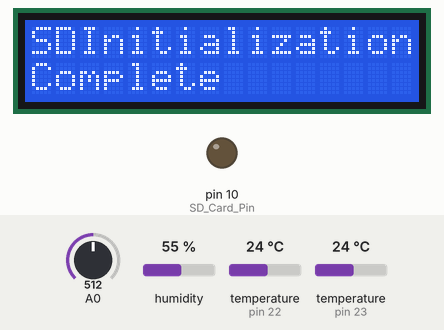
Recording of a sketch running on a simulated Arduino Mega 2560, built with avr-gcc and run on an emulated ATmega2560. Parts: 16×2 character LCD, output pins drawn as LEDs (lit = HIGH). Wiring (inferred from the names in the program): DHT11 sensor: data pin 23. Inputs (shaded band) come from the test bench; at power-on: humidity 55 %, temperature (sensors on pin 22, pin 23) 24 °C, A0 = 512. The local clock reads 2024-03-15 10:24:30 at power-on unless the sketch sets it; storage starts empty; pins used as bus, display or sensor lines are not drawn.

Above: at 3.4 s.
3.5 s: humidity set to 22 %
At 12.7 s:
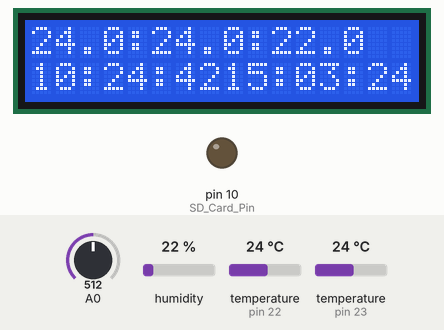
13.7 s: temperature (sensor on pin 22) set to 12 °C
At 23.2 s:
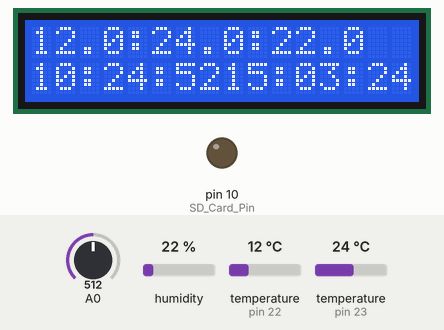
23.8 s: temperature (sensor on pin 23) set to 12 °C
At 32.6 s:
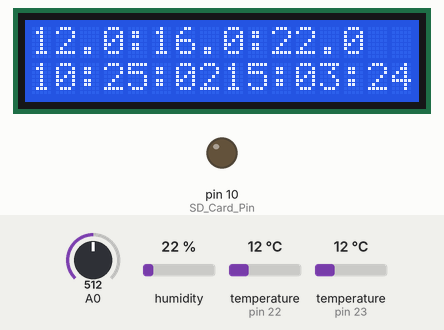
33.8 s: temperature (sensor on pin 22) set to 19 °C
At 43.2 s:
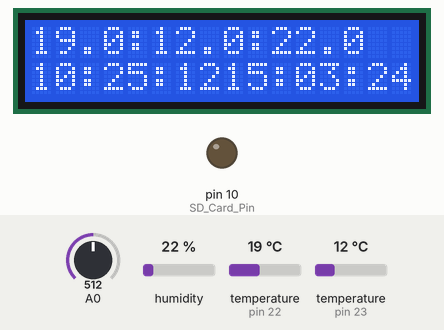
43.8 s: humidity set to 40 %
At 53.5 s:
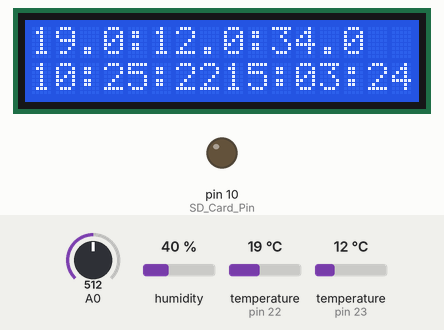
53.8 s: temperature (sensor on pin 22) set to 28 °C
At 63.1 s:
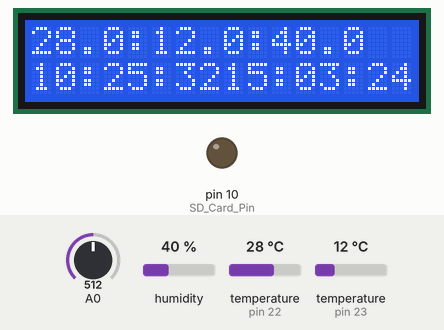
Timing chart, 0 to 64.6 s (numbered marks = the images above; inputs shaded):
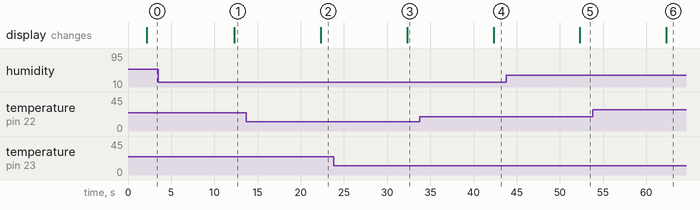

The sketch:

AquaControll.ino
```cpp
#include <TimeAlarms.h>
#include <LiquidCrystal.h>
#include <Wire.h>
#include <Time.h>
#include <DS1307RTC.h>
#include <SPI.h>
#include <SD.h>
#include <OneWire.h>
#include <dht.h>
#define DHT11_PIN 23

dht DHT;
float waterTemp;
float airTemp;
float airHumidity;
float waterTempAvg;
float airTempAvg;
float airHumidityAvg;
float waterTempTot;
float airTempTot;
float airHumidityTot;
int dataCounter = 0;
String timeStr;
String dateStr;
OneWire ds(22);
File myFile;
LiquidCrystal lcd(8, 9, 4, 5, 6, 7);

void setup() {
  pinMode(10, OUTPUT); //SD Card Pin
  lcd.begin(16, 2);
  lcd.print("Welcome to Aqua");
  lcd.setCursor(0,1);
  lcd.print("Controll");
  delay(1000);
  Alarm.timerRepeat(20, writeLog);
  Alarm.timerRepeat(5, getData);
  Alarm.timerRepeat(10, printData);
  getTime();
  getData();
  writeLog();
  initSD();
}
void printData() {
  lcd.clear();
  printTime();
  lcd.setCursor(0,0);
  String printString = String(waterTempAvg).substring(0,4)+":"+String(airTempAvg).substring(0,4)+":"+String(airHumidityAvg).substring(0,4);
  lcd.print(printString);
}
void getData() {
  getDHT();
  waterTemp=waterTemperature();
  dataCounter += 1;
  waterTempTot += waterTemp;
  waterTempAvg = waterTempTot/dataCounter;
  airTempTot += airTemp;
  airTempAvg = airTempTot/dataCounter;
  airHumidityTot += airHumidity;
  airHumidityAvg = airHumidityTot/dataCounter;
}
void loop() {
  int readKey = keyPad(analogRead(0));
  if(readKey != 0) doKey(readKey);
  Alarm.delay(10);
}

void printTime() {
  lcd.setCursor(0,1);
  getTime();
  lcd.print(timeStr+dateStr);
}
int keyPad(int input) {
  if (verifyKeyPad(input,0)) {
    return 1;
  } if (verifyKeyPad(input,131)) {
    return 2;
  } if (verifyKeyPad(input,309)) {
    return 3;
  } if (verifyKeyPad(input,481)) {
    return 4;
  } if (verifyKeyPad(input,722)) {
    return 5;
  } else {
    return 0;
  }
}
void doKey(int key) {
  switch (key) {
  case 1:
  break;
  case 2:
  break;
  case 3:
  break;
  case 4:
  break;
  case 5:
  break;
  default:
  break;
  }
}

boolean verifyKeyPad(int input, int compare) {
  int range = 5;
  if (input >= compare-range && input <= compare+range) {
    return true;
  }else{
    return false;
  }
}

String getTime() {
  timeStr = "";
  dateStr = "";
  tmElements_t tm;
  if (RTC.read(tm)) {
    timeStr +=digits(tm.Hour);
    timeStr +=':';
    timeStr +=digits(tm.Minute);
    timeStr +=':';
    timeStr +=digits(tm.Second);
    dateStr +=digits(tm.Day);
    dateStr +=':';
    dateStr +=digits(tm.Month);
    dateStr +=':';
    dateStr +=String(tmYearToCalendar(tm.Year)).substring(2);
    return timeStr+":"+dateStr;
  } else {
    if (RTC.chipPresent()) {
      return "Please set Time!";
    } else {
      return "DS1307 read error!";
    }
  }
}
String digits(int input) {
  if (input<=9) return "0"+String(input);
  else return String(input);
}
void writeLog()
{
  String log = dateStr+".log";
  log.replace(":","_");
  char __dataFileName[log.length()+1];
  log.toCharArray(__dataFileName, sizeof(__dataFileName));
  myFile = SD.open(__dataFileName, FILE_WRITE);
  if (myFile) {
    myFile.println(timeStr+" : "+String(waterTempAvg)+" : "+String(airTempAvg)+" : "+String(airHumidityAvg));
    myFile.close();
  } else {
  }
  airTempTot=0;
  airHumidityTot=0;
  waterTempTot=0;
  dataCounter=0;
}
void initSD() {
  while (!SD.begin(10, 11, 12, 13)) {
    lcd.clear();
    lcd.print("Insert SD Card");
  }
  lcd.setCursor(0,0);
  lcd.print("SDInitialization");
  lcd.setCursor(0,1);
  lcd.print("Complete");
  delay(100);
}
float waterTemperature() {
  float tmp = getWaterTemperature();
  while (tmp == 0) {
    tmp = getWaterTemperature();
  }
  return tmp;
}

float getWaterTemperature() {
  byte i;
  byte present = 0;
  byte type_s;
  byte data[12];
  byte addr[8];
  float celsius, fahrenheit;
  if ( !ds.search(addr)) {
    ds.reset_search();
    delay(250);
    return 0;
  }
  if (OneWire::crc8(addr, 7) != addr[7]) {
      return 0;
  }
  type_s = 0;
  ds.reset();
  ds.select(addr);
  ds.write(0x44, 1);        // start conversion, with parasite power on at the end
  delay(1000);     // maybe 750ms is enough, maybe not
  // we might do a ds.depower() here, but the reset will take care of it
  present = ds.reset();
  ds.select(addr);
  ds.write(0xBE);         // Read Scratchpad
  for ( i = 0; i < 9; i++) {           // we need 9 bytes
    data[i] = ds.read();
  }
  int16_t raw = (data[1] << 8) | data[0];
  if (type_s) {
    raw = raw << 3; // 9 bit resolution default
    if (data[7] == 0x10) {
      // "count remain" gives full 12 bit resolution
      raw = (raw & 0xFFF0) + 12 - data[6];
    }
  } else {
    byte cfg = (data[4] & 0x60);
    if (cfg == 0x00) raw = raw & ~7;  // 9 bit resolution, 93.75 ms
    else if (cfg == 0x20) raw = raw & ~3; // 10 bit res, 187.5 ms
    else if (cfg == 0x40) raw = raw & ~1; // 11 bit res, 375 ms
    //// default is 12 bit resolution, 750 ms conversion time
  }
  celsius = (float)raw / 16.0;
  return celsius;
}
float getDHT() {
  DHT.read11(DHT11_PIN);
  airHumidity = DHT.humidity;
  airTemp = DHT.temperature;
}
```

Measured:
- after the input at 3.5 s, the display: changes after 8.8 s (image 1)
- after the input at 13.7 s, the display: changes after 8.6 s (image 2)
- after the input at 23.8 s, the display: changes after 8.5 s (image 3)
- after the input at 33.8 s, the display: changes after 8.5 s (image 4)
- after the input at 43.8 s, the display: changes after 8.5 s (image 5)
- after the input at 53.8 s, the display: changes after 8.5 s (image 6)
